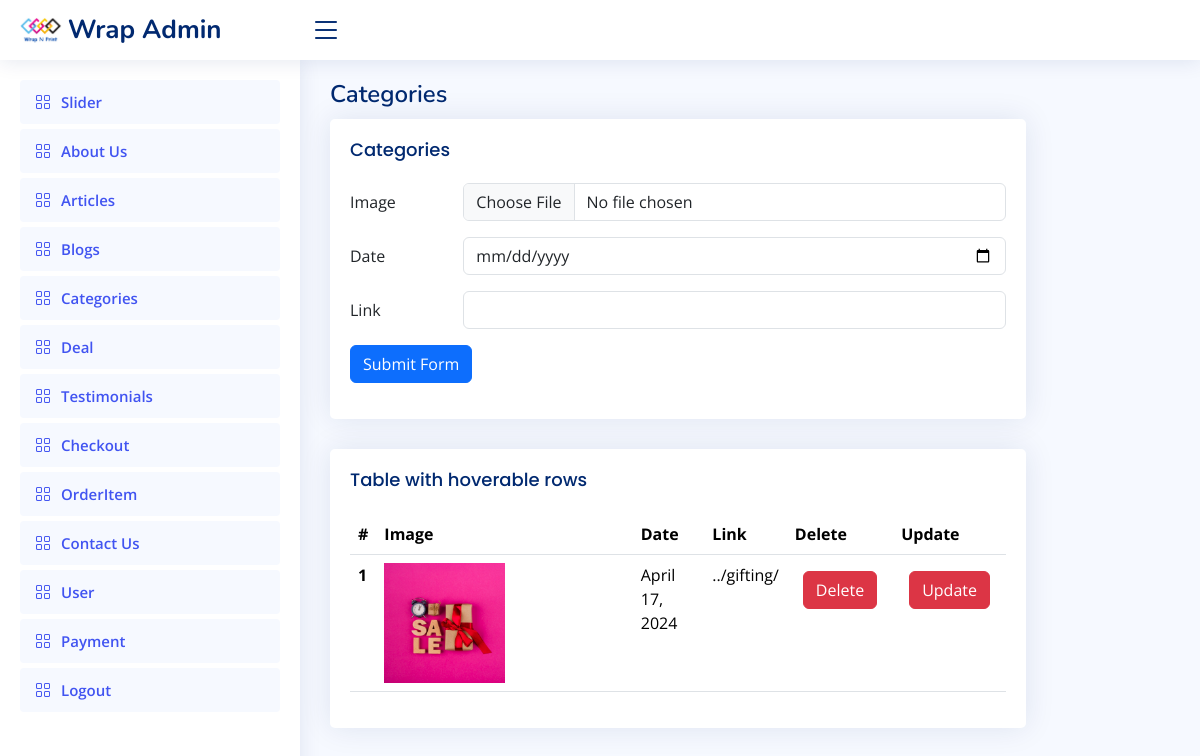
The app's page /panel/deal/ (signed in) with its own data.
### panel/models.py (models this page shows)
class deal(models.Model):
     img=models.ImageField(upload_to="images/",blank=True,null=True)
     date=models.DateField()
     link=models.CharField(max_length=20)

### panel/views.py (the view, shortened to what this page needs)
# urls.py: path('deal/',main9),
def main9(request):
    queryset=deal.objects.all()
    context={'deal':queryset}
    return render(request,'deal.html',context)

### panel/templates/deal.html (shortened to what this page needs)
{% extends 'header1.html'%}
{% block content %}
  <main id="main" class="main">
    <div class="pagetitle">
      <h1>Categories</h1>
    </div>
    <section class="section">
      <div class="row">
        <div class="col-lg-10">
          <div class="card">
            <div class="card-body">
              <h5 class="card-title">Categories</h5>
              <form method="POST" action="" enctype="multipart/form-data">
                <div class="row mb-3">
                    <label for="inputNumber" class="col-sm-2 col-form-label">Image</label>
                    <div class="col-sm-10">
                      <input class="form-control" name="img" type="file" id="formFile">
                    </div>
                  </div>
                  <div class="row mb-3">
                    <label for="inputText" class="col-sm-2 col-form-label">Date</label>
                    <div class="col-sm-10">
                      <input type="date" name="date" class="form-control">
                    </div>
                  </div>
                  <div class="row mb-3">
                    <label for="inputText" class="col-sm-2 col-form-label">Link</label>
                    <div class="col-sm-10">
                      <input type="name" name="link" class="form-control">
                    </div>
                  </div>
                  <div class="row mb-3">
                    <div class="col-sm-10">
                      <button type="submit" name="submit" class="btn btn-primary">Submit Form</button>
                    </div>
                  </div>
              </form>
            </div>
          </div>
          <div class="card">
            <div class="card-body">
              <h5 class="card-title">Table with hoverable rows</h5>
              <div class="table-responsive">
              <table class="table table-hover">
                <thead>
                  <tr>
                    <th scope="col">#</th>
                    <th scope="col">Image</th>
                    <th scope="col">Date</th>
                    <th scope="col">Link</th>
                    <th scope="col">Delete</th>
                    <th scope="col">Update</th>
                  </tr>
                </thead>
                <tbody>
                  {% for variable in deal %}
                  <tr >
                  <th scope="row">{{ forloop.counter }}</th>
                  <td><img src="../../media/{{variable.img}}" width="50%"></td>
                  <td>{{variable.date}}</td>
                  <td>{{variable.link}}</td>
                  <td><a href="/panel/deleterow8/{{variable.id}}/" class="btn btn-danger m-2">Delete</a></td>
                  <td><a href="/panel/dealup/{{variable.id}}/" class="btn btn-danger m-2">Update</a></td>
                  </tr>
                  {% endfor %}
                </tbody>
              </table>
              </div>
            </div>
          </div>
        </div>
      </div>
    </section>
  </main>
  {% endblock %}

### panel/static/assets/css/style.css (style rules this page uses)
:root { scroll-behavior: smooth; }
body { font-family: "Open Sans", sans-serif; background: #f6f9ff; color: #444444; }
a { color: #4154f1; text-decoration: none; }
h1, h2, h3, h4, h5, h6 { font-family: "Nunito", sans-serif; }
#main { margin-top: 60px; padding: 20px 30px; transition: all 0.3s; }
.pagetitle { margin-bottom: 10px; }
.pagetitle h1 { font-size: 24px; margin-bottom: 0; font-weight: 600; color: #012970; }
.card { margin-bottom: 30px; border: none; border-radius: 5px; box-shadow: 0px 0 30px rgba(1, 41, 112, 0.1); }
.card-title { padding: 20px 0 15px 0; font-size: 18px; font-weight: 500; color: #012970; font-family: "Poppins", sans-serif; }
.card-body { padding: 0 20px 20px 20px; }
@media (min-width: 1200px) { #main, #footer { margin-left: 300px; } }

### records on screen
deal: img (picture), date "April 17, 2024", link "../gifting/"
